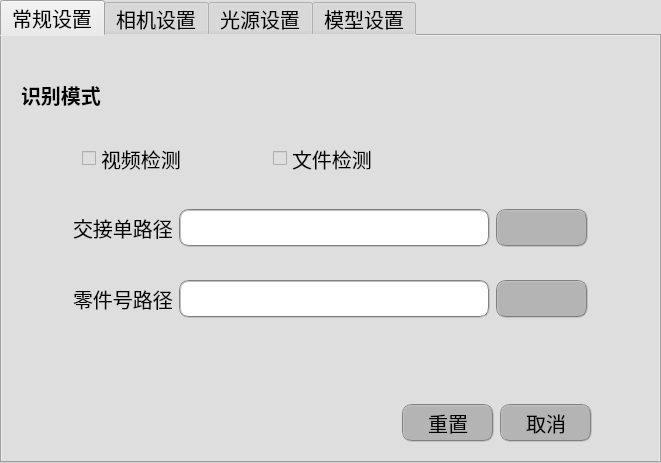
<?xml version="1.0" encoding="UTF-8"?>
<ui version="4.0">
 <class>TabWidget</class>
 <widget class="QTabWidget" name="TabWidget">
  <property name="geometry">
   <rect>
    <x>0</x>
    <y>0</y>
    <width>661</width>
    <height>463</height>
   </rect>
  </property>
  <property name="minimumSize">
   <size>
    <width>600</width>
    <height>450</height>
   </size>
  </property>
  <property name="font">
   <font>
    <pointsize>-1</pointsize>
   </font>
  </property>
  <property name="windowTitle">
   <string>系统设置</string>
  </property>
  <property name="styleSheet">
   <string notr="true">font-size: 20px;height: 30px;width: 80px; background-color:rgb(222,222,222)</string>
  </property>
  <property name="currentIndex">
   <number>0</number>
  </property>
  <property name="iconSize">
   <size>
    <width>23</width>
    <height>23</height>
   </size>
  </property>
  <widget class="QWidget" name="generalTab">
   <attribute name="icon">
    <iconset>
     <normaloff>data/icons/general_icon.png</normaloff>data/icons/general_icon.png</iconset>
   </attribute>
   <attribute name="title">
    <string>常规设置</string>
   </attribute>
   <layout class="QGridLayout" name="gridLayout_4">
    <item row="0" column="0">
     <layout class="QVBoxLayout" name="verticalLayout_4" stretch="3,3,1,3,1,3,3,3">
      <property name="leftMargin">
       <number>10</number>
      </property>
      <property name="topMargin">
       <number>10</number>
      </property>
      <property name="rightMargin">
       <number>10</number>
      </property>
      <property name="bottomMargin">
       <number>10</number>
      </property>
      <item>
       <layout class="QHBoxLayout" name="horizontalLayout_14">
        <item>
         <widget class="QLabel" name="label_13">
          <property name="styleSheet">
           <string notr="true">font: bold;</string>
          </property>
          <property name="text">
           <string>识别模式</string>
          </property>
         </widget>
        </item>
        <item>
         <spacer name="horizontalSpacer_28">
          <property name="orientation">
           <enum>Qt::Horizontal</enum>
          </property>
          <property name="sizeHint" stdset="0">
           <size>
            <width>40</width>
            <height>20</height>
           </size>
          </property>
         </spacer>
        </item>
       </layout>
      </item>
      <item>
       <layout class="QHBoxLayout" name="horizontalLayout_20" stretch="1,2,1,2,4">
        <property name="spacing">
         <number>7</number>
        </property>
        <item>
         <spacer name="horizontalSpacer_13">
          <property name="orientation">
           <enum>Qt::Horizontal</enum>
          </property>
          <property name="sizeHint" stdset="0">
           <size>
            <width>40</width>
            <height>20</height>
           </size>
          </property>
         </spacer>
        </item>
        <item>
         <widget class="QCheckBox" name="liveModeBtn">
          <property name="text">
           <string>视频检测</string>
          </property>
          <property name="autoExclusive">
           <bool>true</bool>
          </property>
         </widget>
        </item>
        <item>
         <spacer name="horizontalSpacer_18">
          <property name="orientation">
           <enum>Qt::Horizontal</enum>
          </property>
          <property name="sizeHint" stdset="0">
           <size>
            <width>40</width>
            <height>20</height>
           </size>
          </property>
         </spacer>
        </item>
        <item>
         <widget class="QCheckBox" name="fileModeBtn">
          <property name="text">
           <string>文件检测</string>
          </property>
          <property name="autoExclusive">
           <bool>true</bool>
          </property>
         </widget>
        </item>
        <item>
         <spacer name="horizontalSpacer_15">
          <property name="orientation">
           <enum>Qt::Horizontal</enum>
          </property>
          <property name="sizeHint" stdset="0">
           <size>
            <width>40</width>
            <height>20</height>
           </size>
          </property>
         </spacer>
        </item>
       </layout>
      </item>
      <item>
       <spacer name="verticalSpacer_7">
        <property name="orientation">
         <enum>Qt::Vertical</enum>
        </property>
        <property name="sizeHint" stdset="0">
         <size>
          <width>391</width>
          <height>13</height>
         </size>
        </property>
       </spacer>
      </item>
      <item>
       <layout class="QHBoxLayout" name="horizontalLayout_21" stretch="1,1,6,1,1">
        <item>
         <spacer name="horizontalSpacer_40">
          <property name="orientation">
           <enum>Qt::Horizontal</enum>
          </property>
          <property name="sizeHint" stdset="0">
           <size>
            <width>40</width>
            <height>20</height>
           </size>
          </property>
         </spacer>
        </item>
        <item>
         <widget class="QLabel" name="label_8">
          <property name="text">
           <string>交接单路径</string>
          </property>
         </widget>
        </item>
        <item>
         <widget class="QLineEdit" name="docFileLine">
          <property name="styleSheet">
           <string notr="true">font-size: 20px;height: 30px;width: 80px; border:2px groove gray;border-radius:10px;padding:2px 4px;background-color:rgb(255,255,255)</string>
          </property>
         </widget>
        </item>
        <item>
         <widget class="PushButton" name="docFileBtn">
          <property name="styleSheet">
           <string notr="true">font-size: 20px;height: 30px;width: 80px; border:2px groove gray;border-radius:10px;padding:2px 4px;background-color:rgb(180,180,180)</string>
          </property>
          <property name="text">
           <string/>
          </property>
          <property name="icon">
           <iconset>
            <normaloff>../FabricUI/FabricUI/icon/folder_icon.png</normaloff>../FabricUI/FabricUI/icon/folder_icon.png</iconset>
          </property>
         </widget>
        </item>
        <item>
         <spacer name="horizontalSpacer_41">
          <property name="orientation">
           <enum>Qt::Horizontal</enum>
          </property>
          <property name="sizeHint" stdset="0">
           <size>
            <width>40</width>
            <height>20</height>
           </size>
          </property>
         </spacer>
        </item>
       </layout>
      </item>
      <item>
       <spacer name="verticalSpacer_8">
        <property name="orientation">
         <enum>Qt::Vertical</enum>
        </property>
        <property name="sizeHint" stdset="0">
         <size>
          <width>391</width>
          <height>13</height>
         </size>
        </property>
       </spacer>
      </item>
      <item>
       <layout class="QHBoxLayout" name="horizontalLayout_22" stretch="1,1,6,1,1">
        <item>
         <spacer name="horizontalSpacer_42">
          <property name="orientation">
           <enum>Qt::Horizontal</enum>
          </property>
          <property name="sizeHint" stdset="0">
           <size>
            <width>40</width>
            <height>20</height>
           </size>
          </property>
         </spacer>
        </item>
        <item>
         <widget class="QLabel" name="label_9">
          <property name="text">
           <string>零件号路径</string>
          </property>
         </widget>
        </item>
        <item>
         <widget class="QLineEdit" name="ocrFileLine">
          <property name="styleSheet">
           <string notr="true">font-size: 20px;height: 30px;width: 80px; border:2px groove gray;border-radius:10px;padding:2px 4px;background-color:rgb(255,255,255)</string>
          </property>
         </widget>
        </item>
        <item>
         <widget class="PushButton" name="ocrFileBtn">
          <property name="styleSheet">
           <string notr="true">font-size: 20px;height: 30px;width: 80px; border:2px groove gray;border-radius:10px;padding:2px 4px;background-color:rgb(180,180,180)</string>
          </property>
          <property name="text">
           <string/>
          </property>
          <property name="icon">
           <iconset>
            <normaloff>../FabricUI/FabricUI/icon/folder_icon.png</normaloff>../FabricUI/FabricUI/icon/folder_icon.png</iconset>
          </property>
         </widget>
        </item>
        <item>
         <spacer name="horizontalSpacer_43">
          <property name="orientation">
           <enum>Qt::Horizontal</enum>
          </property>
          <property name="sizeHint" stdset="0">
           <size>
            <width>40</width>
            <height>20</height>
           </size>
          </property>
         </spacer>
        </item>
       </layout>
      </item>
      <item>
       <spacer name="verticalSpacer_6">
        <property name="orientation">
         <enum>Qt::Vertical</enum>
        </property>
        <property name="sizeHint" stdset="0">
         <size>
          <width>20</width>
          <height>40</height>
         </size>
        </property>
       </spacer>
      </item>
      <item>
       <layout class="QHBoxLayout" name="horizontalLayout_10" stretch="8,0,1,1">
        <item>
         <spacer name="horizontalSpacer_16">
          <property name="orientation">
           <enum>Qt::Horizontal</enum>
          </property>
          <property name="sizeHint" stdset="0">
           <size>
            <width>40</width>
            <height>20</height>
           </size>
          </property>
         </spacer>
        </item>
        <item>
         <widget class="PushButton" name="generalSaveBtn">
          <property name="styleSheet">
           <string notr="true">font-size: 20px;height: 30px;width: 80px; border:2px groove gray;border-radius:10px;padding:2px 4px;background-color:rgb(180,180,180)</string>
          </property>
          <property name="text">
           <string>重置</string>
          </property>
          <property name="icon">
           <iconset>
            <normaloff>data/icons/save.png</normaloff>data/icons/save.png</iconset>
          </property>
         </widget>
        </item>
        <item>
         <widget class="PushButton" name="generalExitBtn">
          <property name="styleSheet">
           <string notr="true">font-size: 20px;height: 30px;width: 80px; border:2px groove gray;border-radius:10px;padding:2px 4px;background-color:rgb(180,180,180)</string>
          </property>
          <property name="text">
           <string>取消</string>
          </property>
          <property name="icon">
           <iconset>
            <normaloff>data/icons/exit_icon.png</normaloff>data/icons/exit_icon.png</iconset>
          </property>
         </widget>
        </item>
        <item>
         <spacer name="horizontalSpacer_17">
          <property name="orientation">
           <enum>Qt::Horizontal</enum>
          </property>
          <property name="sizeHint" stdset="0">
           <size>
            <width>13</width>
            <height>34</height>
           </size>
          </property>
         </spacer>
        </item>
       </layout>
      </item>
     </layout>
    </item>
   </layout>
  </widget>
  <widget class="QWidget" name="cameraTab">
   <property name="font">
    <font>
     <pointsize>-1</pointsize>
    </font>
   </property>
   <property name="styleSheet">
    <string notr="true">font-size: 20px;height: 30px;width: 80px; background-color:rgb(222,222,222)</string>
   </property>
   <attribute name="icon">
    <iconset>
     <normaloff>data/icons/camera_icon.png</normaloff>data/icons/camera_icon.png</iconset>
   </attribute>
   <attribute name="title">
    <string>相机设置</string>
   </attribute>
   <layout class="QGridLayout" name="gridLayout">
    <item row="0" column="0">
     <layout class="QVBoxLayout" name="verticalLayout_2" stretch="1,2,2,2,2,1,2">
      <property name="spacing">
       <number>12</number>
      </property>
      <property name="leftMargin">
       <number>10</number>
      </property>
      <property name="topMargin">
       <number>10</number>
      </property>
      <property name="rightMargin">
       <number>10</number>
      </property>
      <property name="bottomMargin">
       <number>10</number>
      </property>
      <item>
       <spacer name="verticalSpacer">
        <property name="orientation">
         <enum>Qt::Vertical</enum>
        </property>
        <property name="sizeHint" stdset="0">
         <size>
          <width>20</width>
          <height>40</height>
         </size>
        </property>
       </spacer>
      </item>
      <item>
       <layout class="QHBoxLayout" name="horizontalLayout_4" stretch="1,2,2,1">
        <item>
         <spacer name="horizontalSpacer_8">
          <property name="orientation">
           <enum>Qt::Horizontal</enum>
          </property>
          <property name="sizeHint" stdset="0">
           <size>
            <width>40</width>
            <height>20</height>
           </size>
          </property>
         </spacer>
        </item>
        <item>
         <widget class="QLabel" name="label">
          <property name="text">
           <string>相机序列号</string>
          </property>
         </widget>
        </item>
        <item>
         <widget class="QLineEdit" name="snLine">
          <property name="styleSheet">
           <string notr="true">border:2px groove gray;border-radius:10px;padding:2px 4px;background-color:rgb(255,255,255)</string>
          </property>
          <property name="text">
           <string>NR0190090349</string>
          </property>
          <property name="alignment">
           <set>Qt::AlignRight|Qt::AlignTrailing|Qt::AlignVCenter</set>
          </property>
         </widget>
        </item>
        <item>
         <spacer name="horizontalSpacer">
          <property name="orientation">
           <enum>Qt::Horizontal</enum>
          </property>
          <property name="sizeHint" stdset="0">
           <size>
            <width>40</width>
            <height>20</height>
           </size>
          </property>
         </spacer>
        </item>
       </layout>
      </item>
      <item>
       <layout class="QHBoxLayout" name="horizontalLayout_6" stretch="1,2,2,1">
        <item>
         <spacer name="horizontalSpacer_11">
          <property name="orientation">
           <enum>Qt::Horizontal</enum>
          </property>
          <property name="sizeHint" stdset="0">
           <size>
            <width>40</width>
            <height>20</height>
           </size>
          </property>
         </spacer>
        </item>
        <item>
         <widget class="QLabel" name="label_3">
          <property name="text">
           <string>曝光时间 (μs)</string>
          </property>
         </widget>
        </item>
        <item>
         <widget class="QLineEdit" name="exposeLine">
          <property name="styleSheet">
           <string notr="true">border:2px groove gray;border-radius:10px;padding:2px 4px;background-color:rgb(255,255,255)</string>
          </property>
          <property name="text">
           <string>1000</string>
          </property>
          <property name="alignment">
           <set>Qt::AlignRight|Qt::AlignTrailing|Qt::AlignVCenter</set>
          </property>
         </widget>
        </item>
        <item>
         <spacer name="horizontalSpacer_3">
          <property name="orientation">
           <enum>Qt::Horizontal</enum>
          </property>
          <property name="sizeHint" stdset="0">
           <size>
            <width>40</width>
            <height>20</height>
           </size>
          </property>
         </spacer>
        </item>
       </layout>
      </item>
      <item>
       <layout class="QHBoxLayout" name="horizontalLayout_5" stretch="1,2,2,1">
        <item>
         <spacer name="horizontalSpacer_9">
          <property name="orientation">
           <enum>Qt::Horizontal</enum>
          </property>
          <property name="sizeHint" stdset="0">
           <size>
            <width>40</width>
            <height>20</height>
           </size>
          </property>
         </spacer>
        </item>
        <item>
         <widget class="QLabel" name="label_2">
          <property name="text">
           <string>感光度 (Gain)</string>
          </property>
         </widget>
        </item>
        <item>
         <widget class="QLineEdit" name="gainLine">
          <property name="styleSheet">
           <string notr="true">border:2px groove gray;border-radius:10px;padding:2px 4px;background-color:rgb(255,255,255)</string>
          </property>
          <property name="text">
           <string>20</string>
          </property>
          <property name="alignment">
           <set>Qt::AlignRight|Qt::AlignTrailing|Qt::AlignVCenter</set>
          </property>
         </widget>
        </item>
        <item>
         <spacer name="horizontalSpacer_2">
          <property name="orientation">
           <enum>Qt::Horizontal</enum>
          </property>
          <property name="sizeHint" stdset="0">
           <size>
            <width>40</width>
            <height>20</height>
           </size>
          </property>
         </spacer>
        </item>
       </layout>
      </item>
      <item>
       <layout class="QHBoxLayout" name="horizontalLayout_7" stretch="1,2,2,1">
        <item>
         <spacer name="horizontalSpacer_10">
          <property name="orientation">
           <enum>Qt::Horizontal</enum>
          </property>
          <property name="sizeHint" stdset="0">
           <size>
            <width>40</width>
            <height>20</height>
           </size>
          </property>
         </spacer>
        </item>
        <item>
         <widget class="QLabel" name="label_4">
          <property name="text">
           <string>Bining</string>
          </property>
         </widget>
        </item>
        <item>
         <widget class="QLineEdit" name="binningLine">
          <property name="styleSheet">
           <string notr="true">border:2px groove gray;border-radius:10px;padding:2px 4px;background-color:rgb(255,255,255)</string>
          </property>
          <property name="text">
           <string>4</string>
          </property>
          <property name="alignment">
           <set>Qt::AlignRight|Qt::AlignTrailing|Qt::AlignVCenter</set>
          </property>
         </widget>
        </item>
        <item>
         <spacer name="horizontalSpacer_4">
          <property name="orientation">
           <enum>Qt::Horizontal</enum>
          </property>
          <property name="sizeHint" stdset="0">
           <size>
            <width>40</width>
            <height>20</height>
           </size>
          </property>
         </spacer>
        </item>
       </layout>
      </item>
      <item>
       <spacer name="verticalSpacer_2">
        <property name="orientation">
         <enum>Qt::Vertical</enum>
        </property>
        <property name="sizeHint" stdset="0">
         <size>
          <width>20</width>
          <height>40</height>
         </size>
        </property>
       </spacer>
      </item>
      <item>
       <layout class="QHBoxLayout" name="horizontalLayout_9" stretch="8,2,1,1">
        <item>
         <spacer name="horizontalSpacer_5">
          <property name="orientation">
           <enum>Qt::Horizontal</enum>
          </property>
          <property name="sizeHint" stdset="0">
           <size>
            <width>40</width>
            <height>20</height>
           </size>
          </property>
         </spacer>
        </item>
        <item>
         <widget class="PushButton" name="cameraSaveBtn">
          <property name="styleSheet">
           <string notr="true">font-size: 20px;height: 30px;width: 80px; border:2px groove gray;border-radius:10px;padding:2px 4px;background-color:rgb(180,180,180)</string>
          </property>
          <property name="text">
           <string>重置</string>
          </property>
          <property name="icon">
           <iconset>
            <normaloff>data/icons/save.png</normaloff>data/icons/save.png</iconset>
          </property>
         </widget>
        </item>
        <item>
         <widget class="PushButton" name="cameraExitBtn">
          <property name="styleSheet">
           <string notr="true">font-size: 20px;height: 30px;width: 80px; border:2px groove gray;border-radius:10px;padding:2px 4px;background-color:rgb(180,180,180)</string>
          </property>
          <property name="text">
           <string>取消</string>
          </property>
          <property name="icon">
           <iconset>
            <normaloff>data/icons/exit_icon.png</normaloff>data/icons/exit_icon.png</iconset>
          </property>
         </widget>
        </item>
        <item>
         <spacer name="horizontalSpacer_7">
          <property name="orientation">
           <enum>Qt::Horizontal</enum>
          </property>
          <property name="sizeHint" stdset="0">
           <size>
            <width>13</width>
            <height>34</height>
           </size>
          </property>
         </spacer>
        </item>
       </layout>
      </item>
     </layout>
    </item>
   </layout>
  </widget>
  <widget class="QWidget" name="lightTab">
   <property name="font">
    <font>
     <pointsize>-1</pointsize>
    </font>
   </property>
   <attribute name="icon">
    <iconset>
     <normaloff>data/icons/light_icon.png</normaloff>data/icons/light_icon.png</iconset>
   </attribute>
   <attribute name="title">
    <string>光源设置</string>
   </attribute>
   <layout class="QGridLayout" name="gridLayout_3">
    <item row="0" column="0">
     <layout class="QVBoxLayout" name="verticalLayout" stretch="4,2,5,2">
      <property name="leftMargin">
       <number>10</number>
      </property>
      <property name="topMargin">
       <number>10</number>
      </property>
      <property name="rightMargin">
       <number>10</number>
      </property>
      <property name="bottomMargin">
       <number>10</number>
      </property>
      <item>
       <spacer name="verticalSpacer_3">
        <property name="orientation">
         <enum>Qt::Vertical</enum>
        </property>
        <property name="sizeHint" stdset="0">
         <size>
          <width>20</width>
          <height>40</height>
         </size>
        </property>
       </spacer>
      </item>
      <item>
       <layout class="QHBoxLayout" name="horizontalLayout_2" stretch="3,1,9,1,1">
        <item>
         <widget class="QLabel" name="label_5">
          <property name="text">
           <string>光源强度</string>
          </property>
          <property name="alignment">
           <set>Qt::AlignCenter</set>
          </property>
         </widget>
        </item>
        <item>
         <widget class="QLabel" name="label_6">
          <property name="text">
           <string>0</string>
          </property>
          <property name="alignment">
           <set>Qt::AlignRight|Qt::AlignTrailing|Qt::AlignVCenter</set>
          </property>
         </widget>
        </item>
        <item>
         <widget class="QSlider" name="lightSlider">
          <property name="styleSheet">
           <string notr="true"/>
          </property>
          <property name="maximum">
           <number>255</number>
          </property>
          <property name="orientation">
           <enum>Qt::Horizontal</enum>
          </property>
          <property name="invertedAppearance">
           <bool>false</bool>
          </property>
          <property name="invertedControls">
           <bool>false</bool>
          </property>
          <property name="tickPosition">
           <enum>QSlider::NoTicks</enum>
          </property>
         </widget>
        </item>
        <item>
         <widget class="QLabel" name="label_7">
          <property name="text">
           <string>255</string>
          </property>
          <property name="alignment">
           <set>Qt::AlignLeading|Qt::AlignLeft|Qt::AlignVCenter</set>
          </property>
         </widget>
        </item>
        <item>
         <spacer name="horizontalSpacer_14">
          <property name="orientation">
           <enum>Qt::Horizontal</enum>
          </property>
          <property name="sizeHint" stdset="0">
           <size>
            <width>40</width>
            <height>20</height>
           </size>
          </property>
         </spacer>
        </item>
       </layout>
      </item>
      <item>
       <spacer name="verticalSpacer_4">
        <property name="orientation">
         <enum>Qt::Vertical</enum>
        </property>
        <property name="sizeHint" stdset="0">
         <size>
          <width>20</width>
          <height>40</height>
         </size>
        </property>
       </spacer>
      </item>
      <item>
       <layout class="QHBoxLayout" name="horizontalLayout" stretch="8,2,1,1">
        <property name="topMargin">
         <number>5</number>
        </property>
        <item>
         <spacer name="horizontalSpacer_6">
          <property name="orientation">
           <enum>Qt::Horizontal</enum>
          </property>
          <property name="sizeHint" stdset="0">
           <size>
            <width>40</width>
            <height>20</height>
           </size>
          </property>
         </spacer>
        </item>
        <item>
         <widget class="PushButton" name="lightSaveBtn">
          <property name="styleSheet">
           <string notr="true">font-size: 20px;height: 30px;width: 80px; border:2px groove gray;border-radius:10px;padding:2px 4px;background-color:rgb(180,180,180)</string>
          </property>
          <property name="text">
           <string>重置</string>
          </property>
          <property name="icon">
           <iconset>
            <normaloff>data/icons/save.png</normaloff>data/icons/save.png</iconset>
          </property>
         </widget>
        </item>
        <item>
         <widget class="PushButton" name="lightExitBtn">
          <property name="styleSheet">
           <string notr="true">font-size: 20px;height: 30px;width: 80px; border:2px groove gray;border-radius:10px;padding:2px 4px;background-color:rgb(180,180,180)</string>
          </property>
          <property name="text">
           <string>取消</string>
          </property>
          <property name="icon">
           <iconset>
            <normaloff>data/icons/exit_icon.png</normaloff>data/icons/exit_icon.png</iconset>
          </property>
         </widget>
        </item>
        <item>
         <spacer name="horizontalSpacer_12">
          <property name="orientation">
           <enum>Qt::Horizontal</enum>
          </property>
          <property name="sizeHint" stdset="0">
           <size>
            <width>40</width>
            <height>20</height>
           </size>
          </property>
         </spacer>
        </item>
       </layout>
      </item>
     </layout>
    </item>
   </layout>
  </widget>
  <widget class="QWidget" name="modelTab">
   <property name="font">
    <font>
     <pointsize>-1</pointsize>
    </font>
   </property>
   <attribute name="icon">
    <iconset>
     <normaloff>data/icons/model_icon.png</normaloff>data/icons/model_icon.png</iconset>
   </attribute>
   <attribute name="title">
    <string>模型设置</string>
   </attribute>
   <layout class="QGridLayout" name="gridLayout_2">
    <item row="0" column="0">
     <layout class="QVBoxLayout" name="verticalLayout_3" stretch="2,2,2,2,2,2,2,2">
      <property name="spacing">
       <number>0</number>
      </property>
      <property name="leftMargin">
       <number>10</number>
      </property>
      <property name="topMargin">
       <number>10</number>
      </property>
      <property name="rightMargin">
       <number>10</number>
      </property>
      <property name="bottomMargin">
       <number>10</number>
      </property>
      <item>
       <layout class="QHBoxLayout" name="horizontalLayout_13">
        <item>
         <widget class="QLabel" name="label_10">
          <property name="styleSheet">
           <string notr="true">font: bold;</string>
          </property>
          <property name="text">
           <string>模型推理设置</string>
          </property>
         </widget>
        </item>
        <item>
         <spacer name="horizontalSpacer_27">
          <property name="orientation">
           <enum>Qt::Horizontal</enum>
          </property>
          <property name="sizeHint" stdset="0">
           <size>
            <width>40</width>
            <height>20</height>
           </size>
          </property>
         </spacer>
        </item>
       </layout>
      </item>
      <item>
       <layout class="QHBoxLayout" name="horizontalLayout_15">
        <property name="bottomMargin">
         <number>10</number>
        </property>
        <item>
         <spacer name="horizontalSpacer_31">
          <property name="orientation">
           <enum>Qt::Horizontal</enum>
          </property>
          <property name="sizeHint" stdset="0">
           <size>
            <width>40</width>
            <height>20</height>
           </size>
          </property>
         </spacer>
        </item>
        <item>
         <widget class="QCheckBox" name="gpuBtn">
          <property name="layoutDirection">
           <enum>Qt::RightToLeft</enum>
          </property>
          <property name="text">
           <string>使用GPU</string>
          </property>
          <property name="tristate">
           <bool>false</bool>
          </property>
         </widget>
        </item>
        <item>
         <spacer name="horizontalSpacer_32">
          <property name="orientation">
           <enum>Qt::Horizontal</enum>
          </property>
          <property name="sizeHint" stdset="0">
           <size>
            <width>40</width>
            <height>20</height>
           </size>
          </property>
         </spacer>
        </item>
        <item>
         <widget class="QLabel" name="label_20">
          <property name="text">
           <string>GPU内存</string>
          </property>
         </widget>
        </item>
        <item>
         <widget class="QLineEdit" name="gpuMemLine">
          <property name="styleSheet">
           <string notr="true">border:2px groove gray;border-radius:10px;padding:2px 4px;background-color:rgb(255,255,255)</string>
          </property>
          <property name="text">
           <string>2000</string>
          </property>
          <property name="alignment">
           <set>Qt::AlignRight|Qt::AlignTrailing|Qt::AlignVCenter</set>
          </property>
         </widget>
        </item>
        <item>
         <spacer name="horizontalSpacer_33">
          <property name="orientation">
           <enum>Qt::Horizontal</enum>
          </property>
          <property name="sizeHint" stdset="0">
           <size>
            <width>40</width>
            <height>20</height>
           </size>
          </property>
         </spacer>
        </item>
       </layout>
      </item>
      <item>
       <layout class="QHBoxLayout" name="horizontalLayout_16">
        <item>
         <widget class="QLabel" name="label_11">
          <property name="styleSheet">
           <string notr="true">font: bold;</string>
          </property>
          <property name="text">
           <string>交接单识别模型</string>
          </property>
         </widget>
        </item>
        <item>
         <spacer name="horizontalSpacer_34">
          <property name="orientation">
           <enum>Qt::Horizontal</enum>
          </property>
          <property name="sizeHint" stdset="0">
           <size>
            <width>40</width>
            <height>20</height>
           </size>
          </property>
         </spacer>
        </item>
       </layout>
      </item>
      <item>
       <layout class="QHBoxLayout" name="horizontalLayout_18" stretch="1,6,1,1">
        <item>
         <spacer name="horizontalSpacer_36">
          <property name="orientation">
           <enum>Qt::Horizontal</enum>
          </property>
          <property name="sizeHint" stdset="0">
           <size>
            <width>40</width>
            <height>20</height>
           </size>
          </property>
         </spacer>
        </item>
        <item>
         <widget class="QLineEdit" name="docModelLine">
          <property name="styleSheet">
           <string notr="true">font-size: 20px;height: 30px;width: 80px; border:2px groove gray;border-radius:10px;padding:2px 4px;background-color:rgb(255,255,255)</string>
          </property>
         </widget>
        </item>
        <item>
         <widget class="PushButton" name="docModelBtn">
          <property name="styleSheet">
           <string notr="true">font-size: 20px;height: 30px;width: 80px; border:2px groove gray;border-radius:10px;padding:2px 4px;background-color:rgb(180,180,180)</string>
          </property>
          <property name="text">
           <string/>
          </property>
          <property name="icon">
           <iconset>
            <normaloff>../FabricUI/FabricUI/icon/folder_icon.png</normaloff>../FabricUI/FabricUI/icon/folder_icon.png</iconset>
          </property>
         </widget>
        </item>
        <item>
         <spacer name="horizontalSpacer_37">
          <property name="orientation">
           <enum>Qt::Horizontal</enum>
          </property>
          <property name="sizeHint" stdset="0">
           <size>
            <width>40</width>
            <height>20</height>
           </size>
          </property>
         </spacer>
        </item>
       </layout>
      </item>
      <item>
       <layout class="QHBoxLayout" name="horizontalLayout_17">
        <item>
         <widget class="QLabel" name="label_12">
          <property name="styleSheet">
           <string notr="true">font: bold;</string>
          </property>
          <property name="text">
           <string>件号识别模型</string>
          </property>
         </widget>
        </item>
        <item>
         <spacer name="horizontalSpacer_35">
          <property name="orientation">
           <enum>Qt::Horizontal</enum>
          </property>
          <property name="sizeHint" stdset="0">
           <size>
            <width>40</width>
            <height>20</height>
           </size>
          </property>
         </spacer>
        </item>
       </layout>
      </item>
      <item>
       <layout class="QHBoxLayout" name="horizontalLayout_19" stretch="1,6,1,1">
        <item>
         <spacer name="horizontalSpacer_38">
          <property name="orientation">
           <enum>Qt::Horizontal</enum>
          </property>
          <property name="sizeHint" stdset="0">
           <size>
            <width>40</width>
            <height>20</height>
           </size>
          </property>
         </spacer>
        </item>
        <item>
         <widget class="QLineEdit" name="ocrModelLine">
          <property name="styleSheet">
           <string notr="true">font-size: 20px;height: 30px;width: 80px; border:2px groove gray;border-radius:10px;padding:2px 4px;background-color:rgb(255,255,255)</string>
          </property>
         </widget>
        </item>
        <item>
         <widget class="PushButton" name="ocrModelBtn">
          <property name="styleSheet">
           <string notr="true">font-size: 20px;height: 30px;width: 80px; border:2px groove gray;border-radius:10px;padding:2px 4px;background-color:rgb(180,180,180)</string>
          </property>
          <property name="text">
           <string/>
          </property>
          <property name="icon">
           <iconset>
            <normaloff>../FabricUI/FabricUI/icon/folder_icon.png</normaloff>../FabricUI/FabricUI/icon/folder_icon.png</iconset>
          </property>
         </widget>
        </item>
        <item>
         <spacer name="horizontalSpacer_39">
          <property name="orientation">
           <enum>Qt::Horizontal</enum>
          </property>
          <property name="sizeHint" stdset="0">
           <size>
            <width>40</width>
            <height>20</height>
           </size>
          </property>
         </spacer>
        </item>
       </layout>
      </item>
      <item>
       <spacer name="verticalSpacer_5">
        <property name="orientation">
         <enum>Qt::Vertical</enum>
        </property>
        <property name="sizeHint" stdset="0">
         <size>
          <width>20</width>
          <height>40</height>
         </size>
        </property>
       </spacer>
      </item>
      <item>
       <layout class="QHBoxLayout" name="horizontalLayout_12" stretch="8,2,1,1">
        <property name="topMargin">
         <number>0</number>
        </property>
        <item>
         <spacer name="horizontalSpacer_26">
          <property name="orientation">
           <enum>Qt::Horizontal</enum>
          </property>
          <property name="sizeHint" stdset="0">
           <size>
            <width>40</width>
            <height>20</height>
           </size>
          </property>
         </spacer>
        </item>
        <item>
         <widget class="PushButton" name="modelSaveBtn">
          <property name="styleSheet">
           <string notr="true">font-size: 20px;height: 30px;width: 80px; border:2px groove gray;border-radius:10px;padding:2px 4px;background-color:rgb(180,180,180)</string>
          </property>
          <property name="text">
           <string>重置</string>
          </property>
          <property name="icon">
           <iconset>
            <normaloff>data/icons/save.png</normaloff>data/icons/save.png</iconset>
          </property>
         </widget>
        </item>
        <item>
         <widget class="PushButton" name="modelExitBtn">
          <property name="styleSheet">
           <string notr="true">font-size: 20px;height: 30px;width: 80px; border:2px groove gray;border-radius:10px;padding:2px 4px;background-color:rgb(180,180,180)</string>
          </property>
          <property name="text">
           <string>取消</string>
          </property>
          <property name="icon">
           <iconset>
            <normaloff>data/icons/exit_icon.png</normaloff>data/icons/exit_icon.png</iconset>
          </property>
         </widget>
        </item>
        <item>
         <spacer name="horizontalSpacer_25">
          <property name="orientation">
           <enum>Qt::Horizontal</enum>
          </property>
          <property name="sizeHint" stdset="0">
           <size>
            <width>40</width>
            <height>20</height>
           </size>
          </property>
         </spacer>
        </item>
       </layout>
      </item>
     </layout>
    </item>
   </layout>
  </widget>
 </widget>
 <customwidgets>
  <customwidget>
   <class>PushButton</class>
   <extends>QPushButton</extends>
   <header location="global">PushButton.h</header>
  </customwidget>
 </customwidgets>
 <resources/>
 <connections>
  <connection>
   <sender>cameraSaveBtn</sender>
   <signal>clicked()</signal>
   <receiver>TabWidget</receiver>
   <slot>cameraConfig()</slot>
   <hints>
    <hint type="sourcelabel">
     <x>455</x>
     <y>418</y>
    </hint>
    <hint type="destinationlabel">
     <x>443</x>
     <y>543</y>
    </hint>
   </hints>
  </connection>
  <connection>
   <sender>cameraExitBtn</sender>
   <signal>clicked()</signal>
   <receiver>TabWidget</receiver>
   <slot>exitConfig()</slot>
   <hints>
    <hint type="sourcelabel">
     <x>545</x>
     <y>421</y>
    </hint>
    <hint type="destinationlabel">
     <x>553</x>
     <y>499</y>
    </hint>
   </hints>
  </connection>
  <connection>
   <sender>lightSaveBtn</sender>
   <signal>clicked()</signal>
   <receiver>TabWidget</receiver>
   <slot>lightConfig()</slot>
   <hints>
    <hint type="sourcelabel">
     <x>440</x>
     <y>427</y>
    </hint>
    <hint type="destinationlabel">
     <x>436</x>
     <y>523</y>
    </hint>
   </hints>
  </connection>
  <connection>
   <sender>lightExitBtn</sender>
   <signal>clicked()</signal>
   <receiver>TabWidget</receiver>
   <slot>exitConfig()</slot>
   <hints>
    <hint type="sourcelabel">
     <x>544</x>
     <y>415</y>
    </hint>
    <hint type="destinationlabel">
     <x>540</x>
     <y>471</y>
    </hint>
   </hints>
  </connection>
  <connection>
   <sender>modelSaveBtn</sender>
   <signal>clicked()</signal>
   <receiver>TabWidget</receiver>
   <slot>modelConfig()</slot>
   <hints>
    <hint type="sourcelabel">
     <x>443</x>
     <y>412</y>
    </hint>
    <hint type="destinationlabel">
     <x>445</x>
     <y>510</y>
    </hint>
   </hints>
  </connection>
  <connection>
   <sender>modelExitBtn</sender>
   <signal>clicked()</signal>
   <receiver>TabWidget</receiver>
   <slot>exitConfig()</slot>
   <hints>
    <hint type="sourcelabel">
     <x>536</x>
     <y>411</y>
    </hint>
    <hint type="destinationlabel">
     <x>538</x>
     <y>528</y>
    </hint>
   </hints>
  </connection>
  <connection>
   <sender>generalSaveBtn</sender>
   <signal>clicked()</signal>
   <receiver>TabWidget</receiver>
   <slot>generalConfig()</slot>
   <hints>
    <hint type="sourcelabel">
     <x>450</x>
     <y>421</y>
    </hint>
    <hint type="destinationlabel">
     <x>459</x>
     <y>559</y>
    </hint>
   </hints>
  </connection>
  <connection>
   <sender>generalExitBtn</sender>
   <signal>clicked()</signal>
   <receiver>TabWidget</receiver>
   <slot>exitConfig()</slot>
   <hints>
    <hint type="sourcelabel">
     <x>529</x>
     <y>422</y>
    </hint>
    <hint type="destinationlabel">
     <x>526</x>
     <y>544</y>
    </hint>
   </hints>
  </connection>
  <connection>
   <sender>docModelBtn</sender>
   <signal>clicked()</signal>
   <receiver>TabWidget</receiver>
   <slot>setDocModelDir()</slot>
   <hints>
    <hint type="sourcelabel">
     <x>553</x>
     <y>235</y>
    </hint>
    <hint type="destinationlabel">
     <x>605</x>
     <y>243</y>
    </hint>
   </hints>
  </connection>
  <connection>
   <sender>ocrModelBtn</sender>
   <signal>clicked()</signal>
   <receiver>TabWidget</receiver>
   <slot>setOcrModelDir()</slot>
   <hints>
    <hint type="sourcelabel">
     <x>547</x>
     <y>332</y>
    </hint>
    <hint type="destinationlabel">
     <x>620</x>
     <y>345</y>
    </hint>
   </hints>
  </connection>
  <connection>
   <sender>docFileBtn</sender>
   <signal>clicked()</signal>
   <receiver>TabWidget</receiver>
   <slot>setDocFolder()</slot>
   <hints>
    <hint type="sourcelabel">
     <x>561</x>
     <y>206</y>
    </hint>
    <hint type="destinationlabel">
     <x>618</x>
     <y>233</y>
    </hint>
   </hints>
  </connection>
  <connection>
   <sender>ocrFileBtn</sender>
   <signal>clicked()</signal>
   <receiver>TabWidget</receiver>
   <slot>setOcrFolder()</slot>
   <hints>
    <hint type="sourcelabel">
     <x>583</x>
     <y>309</y>
    </hint>
    <hint type="destinationlabel">
     <x>630</x>
     <y>321</y>
    </hint>
   </hints>
  </connection>
 </connections>
 <slots>
  <slot>lightConfig()</slot>
  <slot>cameraConfig()</slot>
  <slot>modelConfig()</slot>
  <slot>exitConfig()</slot>
  <slot>setSaveAll()</slot>
  <slot>setSaveDefect()</slot>
  <slot>setSaveDir()</slot>
  <slot>generalConfig()</slot>
  <slot>setDocModelDir()</slot>
  <slot>setOcrModelDir()</slot>
  <slot>setFileFolder()</slot>
  <slot>setDocFolder()</slot>
  <slot>setOcrFolder()</slot>
 </slots>
</ui>
